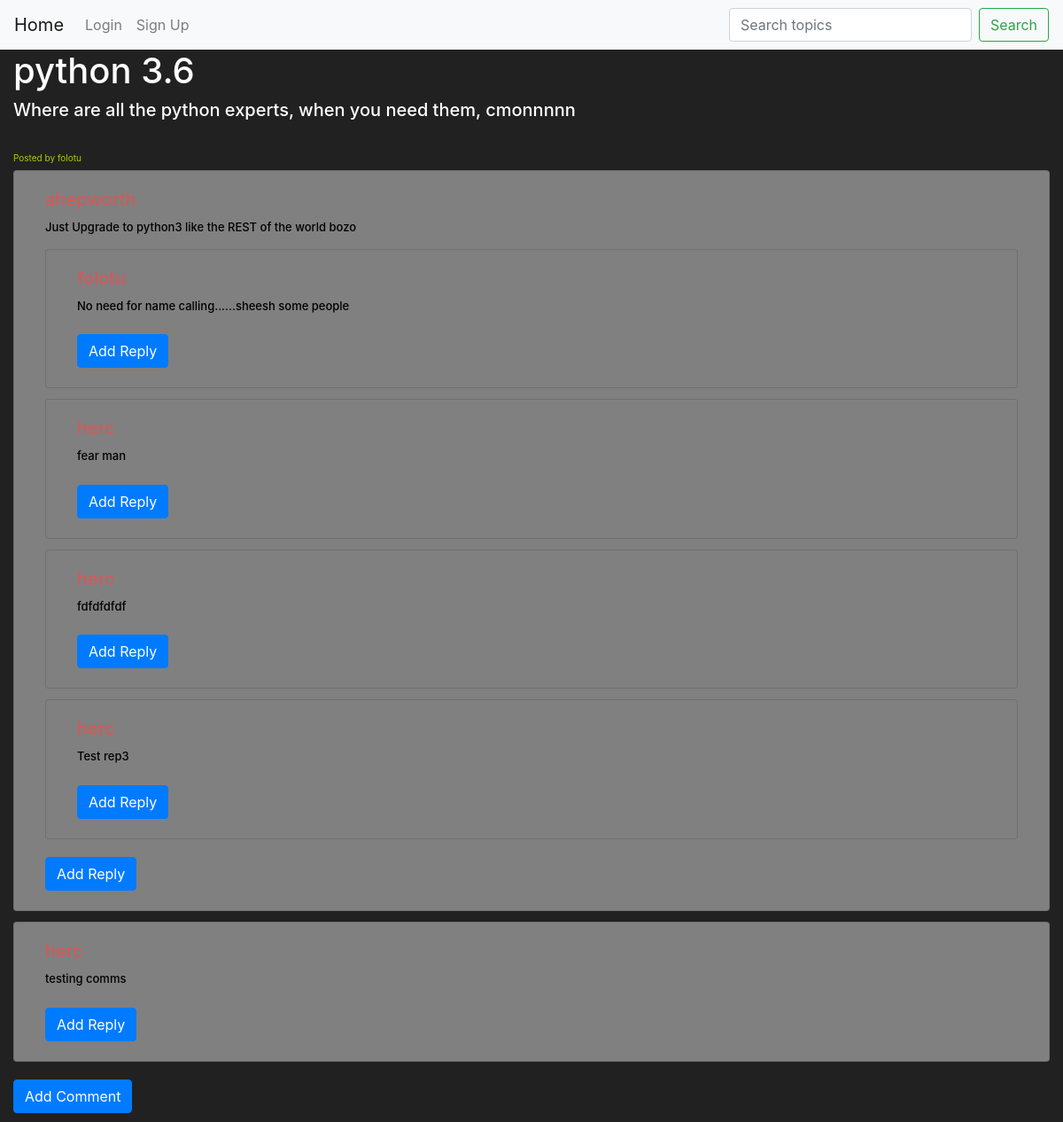
/post/1, run on an earlier commit of the app's database.
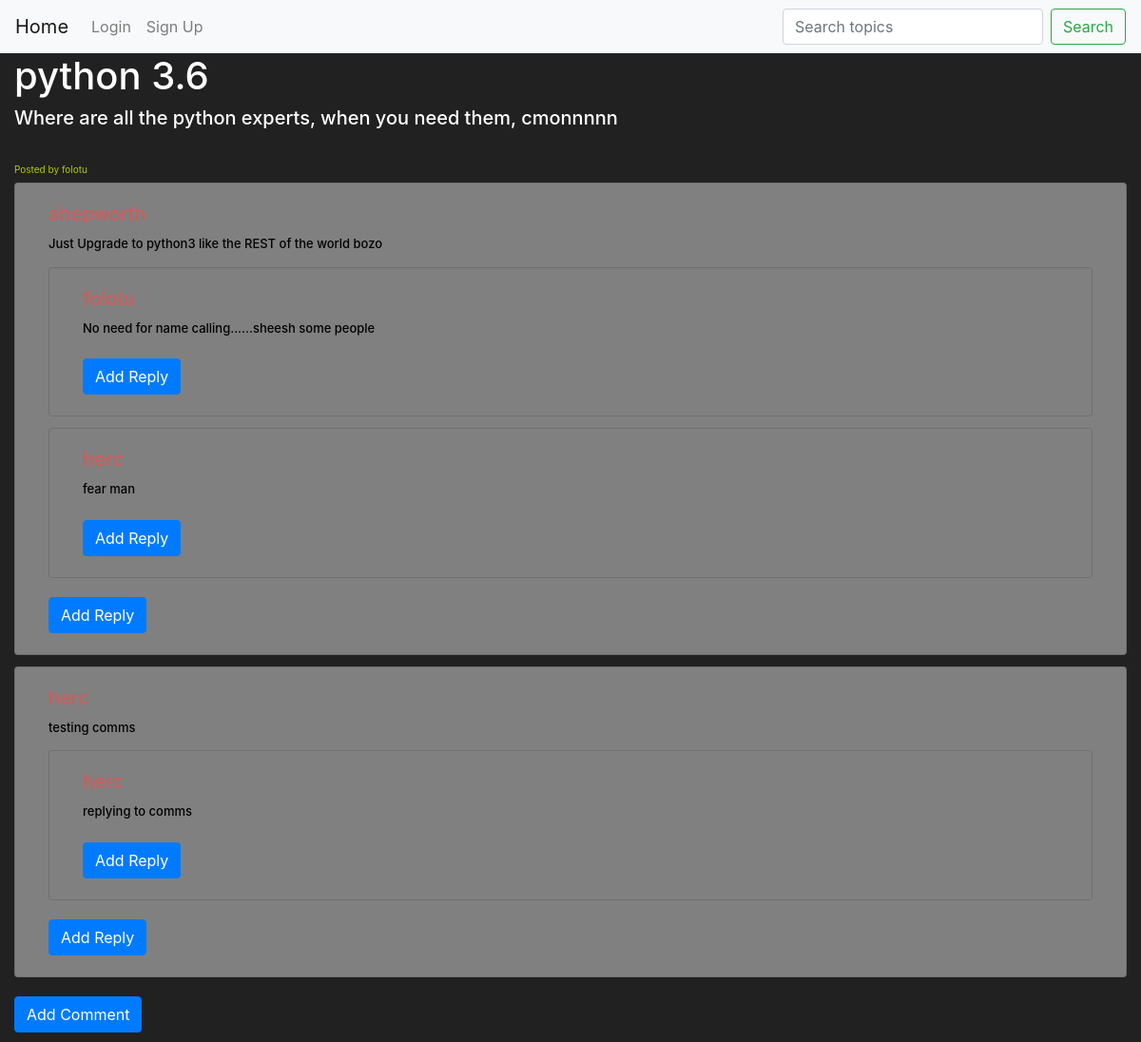
And on a later commit of the database.
### ForumApp/models.py (models this page shows, shortened)
class Post(db.Model):
    id = db.Column(db.Integer, primary_key=True)
    author_id = db.Column(db.Integer, db.ForeignKey('users.id'))
    author = db.relationship(Users, backref=backref("Post", cascade="all, delete"))
    category_id = db.Column(db.Integer, db.ForeignKey('category.id'), nullable=True)
    category = db.relationship(Category, backref=db.backref("post", lazy='dynamic'))
    number_of_votes = db.Column(db.Integer())
    title = db.Column(db.String(120))
    description = db.Column(db.String(10000))
    image_url = db.Column(db.String(200))
    created_at = db.Column(db.DateTime(timezone=True), default=func.now())
    updated_at = db.Column(db.DateTime(timezone=True), default=func.now())

class Users(db.Model, UserMixin):
    id = db.Column(db.Integer, primary_key=True)
    username = db.Column(db.String, unique=True, nullable=False)
    email = db.Column(db.String, unique=True, nullable=False)
    password = db.Column(db.String(150))
    active = db.Column(db.Boolean())
    roles = db.relationship('Role', secondary=roles_users, backref=db.backref('users', lazy='dynamic'))

class Comment(db.Model):
    id = db.Column(db.Integer, primary_key=True)
    author_id = db.Column(db.Integer, db.ForeignKey('users.id'))
    author = db.relationship(Users, backref=backref("Comment", cascade="all, delete"))
    post_id = db.Column(db.Integer, db.ForeignKey('post.id'))
    post = db.relationship(Post, backref=backref("Comment", cascade="all, delete"))
    number_of_votes = db.Column(db.Integer())
    comment = db.Column(db.String(10000))
    created_at = db.Column(db.DateTime(timezone=True), default=func.now())
    updated_at = db.Column(db.DateTime(timezone=True), default=func.now())

class Reply(db.Model):
    id = db.Column(db.Integer, primary_key=True)
    author_id = db.Column(db.Integer, db.ForeignKey('users.id'))
    author = db.relationship(Users, backref=backref("Reply", cascade="all, delete"))
    comment_id = db.Column(db.Integer, db.ForeignKey('comment.id'))
    comment = db.relationship(Comment, backref=backref("Reply", cascade="all, delete"))
    number_of_votes = db.Column(db.Integer())
    reply = db.Column(db.String(10000))
    replyparent_id = db.Column(db.Integer, db.ForeignKey('reply.id'))
    replies = db.relationship('Reply', backref=db.backref('replyparent', remote_side=[id]),lazy='dynamic')
    created_at = db.Column(db.DateTime(timezone=True), default=func.now())
    updated_at = db.Column(db.DateTime(timezone=True), default=func.now())

### ForumApp/views.py (the view)
@views.route('/post/<int:post_id>', methods=['GET'])
def post(post_id):
    post = Post.query.get(post_id)
    if not post:
        abort(404)
    comments = Comment.query.filter_by(post_id=post_id).all()
    replies = Reply.query.all()
    return render_template('post.html', post=post, comments=comments, replies=replies)

### ForumApp/templates/post.html (shortened to what this page needs)
{% extends "base.html" %}
{% block body %}
<div class="col-md-auto col-lg-auto col-sm-auto w-100">
    <h1>{{ post.title }}</h1>
    <h5>{{ post.description }} </h5>
    <small class="card-foot"> Posted by {{ post.author.username }} </small>
{% macro loop_replies(replies,comment) %}
    <button type="button" id="replyNest-button" class="btn btn-primary">Add Reply</button>
{% endmacro %}
<div class="card-columns" style="column-count: 1;">
    {% for comment in post.Comment %}
        <div class="card mb-12 col-md-auto col-lg-auto ">
            <div class="card-body">
                <h5 class="card-title">{{ comment.author.username }}</h5>
                <p class="card-text">{{ comment.comment }}</p>
                {% for reply in comment.Reply %}
                    <div class="card mb-12 col-md-auto col-lg-auto ">
                        <div class="card-body">
                            <h5 class="card-title">{{ reply.author.username }}</h5>
                            <p class="card-text">{{ reply.reply }}</p>
                            {% if reply.replies %}
                                {{ loop_replies(reply.replies, comment) }}
                            {% endif %}
                        </div>
                    </div>
                {% endfor %}
                <button type="button" id="" class="btn btn-primary reply">Add Reply</button>
            </div>
        </div>
    {% endfor %}
                <button type="button" id="comment-button" class="btn btn-primary">Add Comment</button>
     </div>
</div>
{% endblock %}

### ForumApp/templates/base.html (shortened to what this page needs)
<!DOCTYPE html>
<html>
<link rel="stylesheet" href="{{ url_for('static', filename = '/css/base.css') }}">
<link rel="stylesheet" href="{{ url_for('static', filename = '/css/login.css') }}">
    <nav class="navbar navbar-expand-lg navbar-light bg-light">
        <a class="navbar-brand" href="/">Home</a>
        <div class="collapse navbar-collapse" id="navbarNav">
            <ul class="navbar-nav mr-auto">
                {% if current_user.is_authenticated %}
                <a class="nav-item nav-link" id="logout" href="/logout">Logout</a>
                <a class="nav-item nav-link" id="createpost" href="/post">Create Post</a>
                {% else %}
                <a class="nav-item nav-link" id="login" href="/login">Login</a>
                <a class="nav-item nav-link" id="signUp" href="/signup">Sign Up</a>
                {% endif %}
            </ul>
            <form class="form-inline" method="POST">
                <input class="form-control mr-sm-2" type="search" name="search" placeholder="Search topics" aria-label="Search">
                <button class="btn btn-outline-success my-2 my-sm-0" type="submit">Search</button>
            </form>
        </div>
    </nav>
    <h1>
<head>{% block header %}{% endblock %} </head>
<body>{% block body %}{% endblock %}</body>

### ForumApp/static/css/base.css (style rules this page uses)
body { background-color: #212121; color: white; }
.navbar { background-color: transparent; box-shadow: none; }
.card { display: block; width: 100%; height: 100%; text-decoration: none; cursor: pointer; pointer-events: auto; background-color: grey; }
.card-text { color: #000; font-size: small; }
.card-title { color: rgb(211, 90, 90); }
.card-foot { color: rgb(177, 204, 0); font-size: x-small; }
.card-columns { color: rgb(0, 0, 0); }

What changed in the data, as far as the page shows it:
removed Reply: reply "fdfdfdfdf", shown under Comment "Just Upgrade to python3 like the REST of the world bozo"
removed Reply: reply "Test rep3", shown under Comment "Just Upgrade to python3 like the REST of the world bozo"
added Reply: reply "replying to comms", shown under Comment "testing comms"
